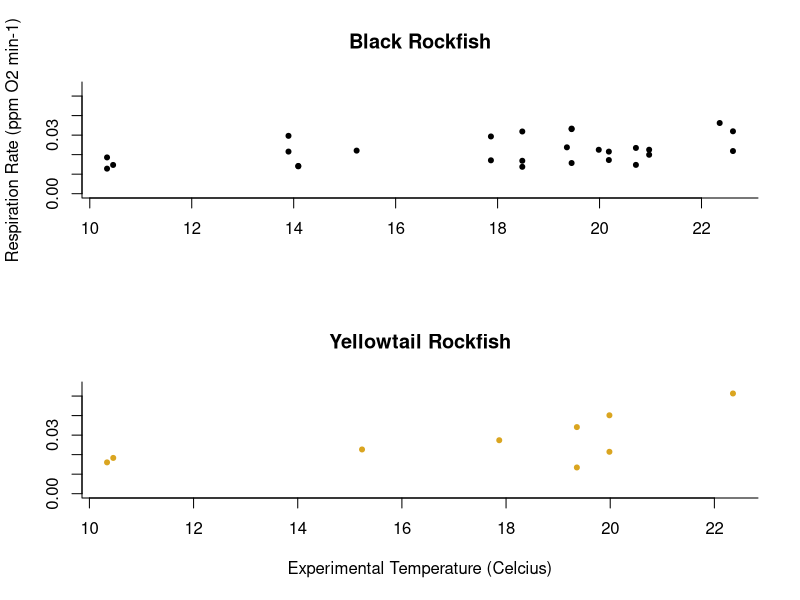
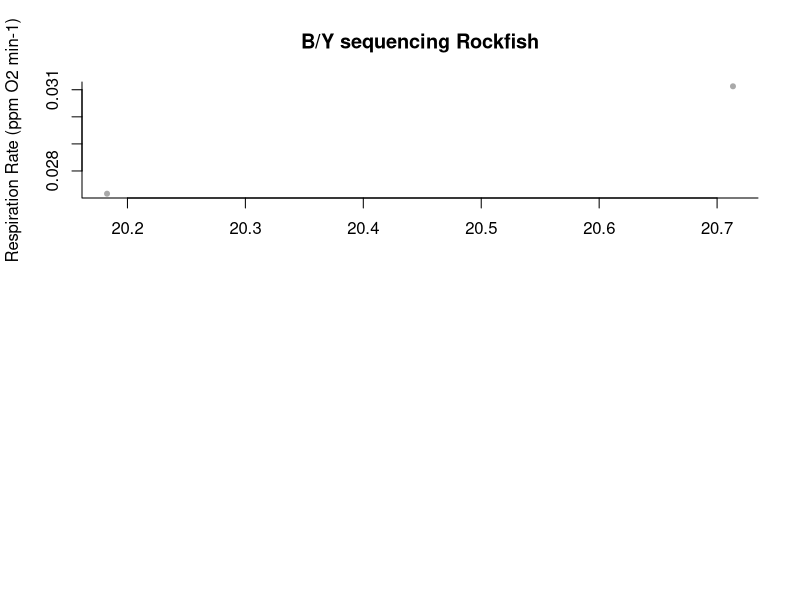

Generate these figures, in order, with R: (Note: this script raises an error after producing the figures.)
## ---- chunk 1

data <- read.csv("Fish_Measurement_Data_w_IDs_seq_4.csv")

data.2 <- subset(data, select = c("Date", "Species_Seq", "Weight_g", "Starting_DO_.ppm", "DO_30min_ppm", "Bucket"))

data.2.blk <- data.2[data.2$Date == 20150630,] 
data.2.cp <- data.2[data.2$Date == 20150714,]

data.3.blk <- na.omit(data.2.blk)
data.3.cp <- na.omit(data.2.cp)

data.3.blk$Res_Rate <- (data.3.blk$Starting_DO_.ppm-data.3.blk$DO_30min_ppm)/30
data.3.blk$Wei_Res_Rate <- data.3.blk$Res_Rate/data.3.blk$Weight_g


data.3.blk$exp_temp <- c(10.45769, 10.45769, 10.33846, 10.33846, 10.33846, 14.09038,
                       14.09038, 13.89808, 13.89808, 15.23462, 15.23462, 17.86923,
                       17.86923, 17.86923, 19.35962, 19.35962, 19.35962, 18.48462,
                       18.48462, 18.48462, 19.98462, 19.98462, 19.98462, 19.45192, 
                       19.45192, 19.45192, 20.18269, 20.18269, 20.18269, 20.71346, 
                       20.71346, 20.71346, 20.97308, 20.97308, 22.61731, 22.61731, 
                       22.35682, 22.35682)
                       
data.3.cp$Res_Rate  <- (data.3.cp$Starting_DO_.ppm-data.3.cp$DO_30min_ppm)/30
data.3.cp$Wei_Res_Rate <- data.3.cp$Res_Rate/data.3.cp$Weight_g

data.3.cp$exp_temp <- c(10.51111, 10.51111, 10.51111, 10.51111, 10.58704, 10.58704,
                        13.46111, 13.46111, 13.46111, 13.46111, 13.71667, 13.71667, 
                        13.71667, 15.10000, 15.10000, 15.10000, 17.15000, 17.15000,
                        17.15000, 17.97037, 17.97037, 17.97037, 17.97037, 19.22222,
                        19.22222, 19.22222, 18.90926, 18.90926, 18.90926, 19.98889,
                        19.98889, 19.91852, 19.91852, 19.91852, 21.03333, 21.03333, 
                        21.40741, 21.40741, 21.40741, 22.01296, 22.01296, 22.01296,
                        22.85417, 22.85417)                      

## ---- chunk 2

data.3.black  <- data.3.blk[data.3.blk$Species_Seq == "Black",]
data.3.yellowtail <- data.3.blk[data.3.blk$Species_Seq == "Yellowtail",]
data.3.by <- data.3.blk[data.3.blk$Species_Seq == "B/Y",]
data.3.bunknown <- data.3.blk[data.3.blk$Species_Seq == "",]
data.blkAyt <- data.3.blk[data.3.blk$Species_Seq == c("Black", "Yellowtail"),]

data.3.copper <- data.3.cp[data.3.cp$Species_Seq == "Copper",]
data.3.quillback <- data.3.cp[data.3.cp$Species_Seq == "Quillback",]
data.3.unknown <- data.3.cp[data.3.cp$Species_Seq == "",]




## ---- chunk 3
par(mfrow = c(2,1))
plot( data.3.black$exp_temp, data.3.black$Wei_Res_Rate, pch = 20, bty = "l",
     ylim = c(0, 0.055),
     main = "Black Rockfish", 
     ylab = "Respiration Rate (ppm O2 min-1)",
     xlab = "")

plot(data.3.yellowtail$exp_temp, data.3.yellowtail$Wei_Res_Rate, pch = 20, 
     ylim = c(0,0.055),
     col = "goldenrod", bty = "l",
     main = "Yellowtail Rockfish",
     ylab = "",
     xlab = "Experimental Temperature (Celcius)")

plot(data.3.by$exp_temp, data.3.by$Wei_Res_Rate, pch = 20, 
     col = "darkgrey", bty = "l",
     main = "B/Y sequencing Rockfish",
     ylab = "Respiration Rate (ppm O2 min-1)",
     xlab = "")

plot(data.3.bunknown$exp_temp, data.3.bunknown$Wei_Res_Rate, pch = 20, 
     col = "blue", bty = "l",
     main = "Not sequenced yet",
     ylab = "",
     xlab = "Experimental Temperature (Celcius)")

#Black and Yellowtail together

dev.off()
plot( data.3.black$exp_temp, data.3.black$Wei_Res_Rate, pch = 20, bty = "l",
     ylim = c(0, 0.055),
     main = "Black and Yellowtail Rockfish", 
     ylab = "Respiration Rate (ppm O2 min-1 g-1)",
     xlab = "Treatment Temperature (Celcius)")

points(data.3.yellowtail$exp_temp, data.3.yellowtail$Wei_Res_Rate, pch = 15, 
     col = "goldenrod")

points(data.3.by$exp_temp, data.3.by$Wei_Res_Rate, pch = 17, col = "darkred")

legend("topleft", legend = c("Black", "Yellowtail", "Hybrid"), pch = c(20, 15, 17), col = c("black", "goldenrod", "darkred"))

#Not sequenced
plot(data.3.bunknown$exp_temp, data.3.bunknown$Wei_Res_Rate, pch = 20, 
     ylim=c(0,0.055),
     col = "blue", bty = "l",
     main = "Not sequenced yet",
     ylab = "Respiration Rate (ppm O2 min-1 g-1)",
     xlab = "Experimental Temperature (Celcius)")




## ---- chunk 4

mod1.resp.blkAyt <- lm()
summary(mod1.resp.blkAyt)
drop1(mod1.resp.blkAyt)

## ---- chunk 5

full.mod1.yellowtail <- lm(data.3.yellowtail$Wei_Res_Rate~data.3.yellowtail$exp_temp + I(data.3.yellowtail$exp_temp^2)) 
summary(full.mod1.yellowtail)
drop1(full.mod1.yellowtail)
#best model not significant

## ---- chunk 6

par(mfrow=c(3,1))
plot(data.3.copper$exp_temp, data.3.copper$Wei_Res_Rate, pch = 20,
     col = "orange", bty = "l", main = "Copper Rockfish",
     xlab = "", ylab = "")

plot(data.3.quillback$exp_temp, data.3.quillback$Wei_Res_Rate, pch = 20,
     col = "brown", bty = "l", main = "Quillback Rockfish",
     ylab = "Respiration Rate (ppm O2 min-1)", xlab = "")

plot(data.3.unknown$exp_temp, data.3.unknown$Wei_Res_Rate, pch = 20,
     col = "blue", bty = "l", main = "Not Sequenced Yet", 
     xlab = "Experimental Temperature (Celcius)", ylab = "")

## ---- chunk 7

##Copper Analysis##

full.cp.mod1 <- lm(data.3.copper$Res_Rate~data.3.copper$exp_temp + I(data.3.copper$exp_temp^2) + I(data.3.copper$exp_temp^3))
summary(full.cp.mod1)
drop1(full.cp.mod1)
#best model

abline(full.cp.mod1)

curve(2.426e-01 - 4.724e-02*x + 2.973e-03*x^2 - 5.970e-05*x^3, add = T, col = "goldenrod", lwd = 1)
f  <- function(x) (2.426e-01 - 4.724e-02*x + 2.973e-03*x^2 - 5.970e-05*x^3)
optimize(f, c(10.22846, 22.61731), maximum = TRUE)
points(20.03268, 0.009400655, col = "goldenrod", pch = "|", lwd = 6)
text(13, 0.01, labels = expression(paste("T opt = 20.0",degree,"C")), col = "black")

##Quillback Analysis##

full.qb.mod1 <- lm(data.3.quillback$Res_Rate~data.3.quillback$exp_temp + I(data.3.quillback$exp_temp^2) + I(data.3.quillback$exp_temp^3))
summary(full.qb.mod1)
drop1(full.qb.mod1)
#best model no significance



## ---- chunk 8

zeros.blk  <- read.csv("zeros_blk.csv", header = FALSE)
colnames(zeros.blk) <- c("Date", "Species_Seq", "Weight_g", "Starting_DO_.ppm", "DO_30min_ppm", "Bucket", "Res_Rate", "Wei_Res_Rate", "exp_temp")
black.zeros <- rbind(data.3.blk, zeros.blk)

zeros.cp  <- read.csv("zeros_cp.csv", header = FALSE)
colnames(zeros.cp) <- c("Date", "Species_Seq", "Weight_g", "Starting_DO_.ppm", "DO_30min_ppm", "Bucket", "Res_Rate", "Wei_Res_Rate", "exp_temp")
copper.zeros <- rbind(data.3.cp, zeros.cp)

black.zeros.2  <- black.zeros[black.zeros$Species_Seq == "Black",]
yellowtail.zeros <- black.zeros[black.zeros$Species_Seq == "Yellowtail",]
by.zeros <- black.zeros[black.zeros$Species_Seq == "B/Y",]
bunknown.zeros <- black.zeros[black.zeros$Species_Seq == "",]
data.zeros.blkAyt <- rbind(black.zeros.2, yellowtail.zeros)

copper.zeros.2 <- copper.zeros[copper.zeros$Species_Seq == "Copper",]
copper.zeros.2 <- copper.zeros.2[!(copper.zeros.2$Wei_Res_Rate < 0),]
quillback.zeros <- copper.zeros[copper.zeros$Species_Seq == "Quillback",]
unknown.zeros <- copper.zeros[copper.zeros$Species_Seq == "",]
data.zeros.cpAqb <- rbind(copper.zeros.2, quillback.zeros)


write.csv(black.zeros.2, "resp_species_black.csv")
write.csv(yellowtail.zeros, "resp_species_yellowtail.csv")
write.csv(copper.zeros.2, "resp_species_copper.csv")
write.csv(quillback.zeros, "resp_species_quillback.csv")


## ---- chunk 9
dev.off()
plot(black.zeros.2$exp_temp, black.zeros.2$Wei_Res_Rate, pch = 20, bty = "l",
     ylim = c(0, 0.055), lwd = 4,
     main = "Black Rockfish Experiment", 
     ylab = "Respiration Rate (ppm O2 min-1 g-1)",
     xlab = expression(paste("Temperature (",degree,"C)")))

points(yellowtail.zeros$exp_temp, yellowtail.zeros$Wei_Res_Rate, pch = 15, 
       col = "goldenrod", lwd = 4)

#points(by.zeros$exp_temp, by.zeros$Wei_Res_Rate, pch = 17, 
#       col = "darkred")

legend("topleft", legend = c("Black", "Yellowtail"), pch = c(20, 15), col = c("black", "goldenrod"))

plot(bunknown.zeros$exp_temp, bunknown.zeros$Wei_Res_Rate, pch = 20, 
     ylim=c(0,0.055),
     col = "blue", bty = "l",
     main = "Not sequenced yet",
     ylab = "Respiration Rate (ppm O2 min-1 g-1)",
     xlab = "Experimental Temperature (Celcius)")

## ---- chunk 10

mod1.resp.blkAyt <- lm(data.zeros.blkAyt$Wei_Res_Rate~data.zeros.blkAyt$exp_temp*data.zeros.blkAyt$Species_Seq + I(data.zeros.blkAyt$exp_temp^2))
summary(mod1.resp.blkAyt)
drop1(mod1.resp.blkAyt)
# Significant Species Interaction ANALYZE SEPARATELY

## ---- chunk 11

mod1.zeros.blk <- lm(black.zeros.2$Wei_Res_Rate~black.zeros.2$exp_temp + I(black.zeros.2$exp_temp^2))
summary(mod1.zeros.blk)
drop1(mod1.zeros.blk)

curve

mod2.zeros.blk <- lm(black.zeros.2$Wei_Res_Rate~black.zeros.2$exp_temp)
summary(mod2.zeros.blk)


curve(-0.0297770 + 0.0062169 *x -0.0001842*x^2, add = T, col = "black", lwd = 1)

mod1.zeros.yt <- lm(yellowtail.zeros$Wei_Res_Rate~yellowtail.zeros$exp_temp + I(yellowtail.zeros$exp_temp^2))
summary(mod1.zeros.yt)
drop1(mod1.zeros.yt)


## ---- chunk 12

mod1.resp.cpAqb <- lm(data.zeros.cpAqb$Wei_Res_Rate~data.zeros.cpAqb$exp_temp*data.zeros.cpAqb$Species_Seq + I(data.zeros.cpAqb$exp_temp^2))
summary(mod1.resp.cpAqb)
drop1(mod1.resp.cpAqb)
# Significant Species Interaction analyze separately

## ---- chunk 13

plot(copper.zeros.2$exp_temp, copper.zeros.2$Wei_Res_Rate, pch = 20,
     col = "orange", bty = "l", main = "Copper Rockfish", lwd = 4,
     ylab = "Respiration Rate (ppm O2 min-1 g-1)", 
     xlab = expression(paste("Temperature (",degree,"C)")))

points(quillback.zeros$exp_temp, quillback.zeros$Wei_Res_Rate, pch = 20,
     col = "brown", lwd = 4)

plot(data.3.unknown$exp_temp, data.3.unknown$Wei_Res_Rate, pch = 20,
     col = "blue", bty = "l", main = "Not Sequenced Yet", 
     xlab = "Experimental Temperature (Celcius)", 
     ylab = "Respiration Rate (ppm O2 min-1 g-1)")


## ---- chunk 14

mod1.zeros.cp <- lm(copper.zeros.2$Wei_Res_Rate~copper.zeros.2$exp_temp + I(copper.zeros.2$exp_temp^2) + I(copper.zeros.2$exp_temp^3))
summary(mod1.zeros.cp)
drop1(mod1.zeros.cp)
#best model all significant

mod2.zeros.cp <- lm(copper.zeros.2$Wei_Res_Rate~copper.zeros.2$exp_temp + I(copper.zeros.2$exp_temp^2))
summary(mod2.zeros.cp)
drop1(mod2.zeros.cp)

plot(copper.zeros.2$exp_temp, copper.zeros.2$Wei_Res_Rate, pch = 20,
     col = "orange", bty = "l", main = "Copper Rockfish",
     ylab = "Respiration Rate (ppm O2 min-1 g-1)", 
     xlab = "Experimental Temperature (Celcius)")

curve(-0.0146099 +  0.0039313*x - 0.0001123*x^2 , add = T, col = "goldenrod", lwd = 1)

# f  <- function(x) (0.5732 - 0.1096*x + 0.006933*x^2 - 0.0001412*x^3)
# optimize(f, c(10.22846, 22.61731), maximum = TRUE)
# points(19.39, 0.02530859, col = "black", pch = "|", lwd = 6)
# text(13, 0.04, labels = expression(paste("T opt = 19.4",degree,"C")), col = "black")

points(quillback.zeros$exp_temp, quillback.zeros$Wei_Res_Rate, pch = 20,
     col = "brown", bty = "l", main = "Quillback Rockfish",
     ylab = "Respiration Rate (ppm O2 min-1 g-1)", 
     xlab = "Experimental Temperature (Celcius)", ylim = c(0, 0.07))


mod1.quillback <- lm(quillback.zeros$Wei_Res_Rate~quillback.zeros$exp_temp + I(quillback.zeros$exp_temp^2) + I(quillback.zeros$exp_temp^3))
summary(mod1.quillback)
drop1(mod1.quillback)
#best model not significant

mod2.quillback <- lm(quillback.zeros$Wei_Res_Rate~quillback.zeros$exp_temp)
summary(mod2.quillback)

abline(mod2.quillback)
